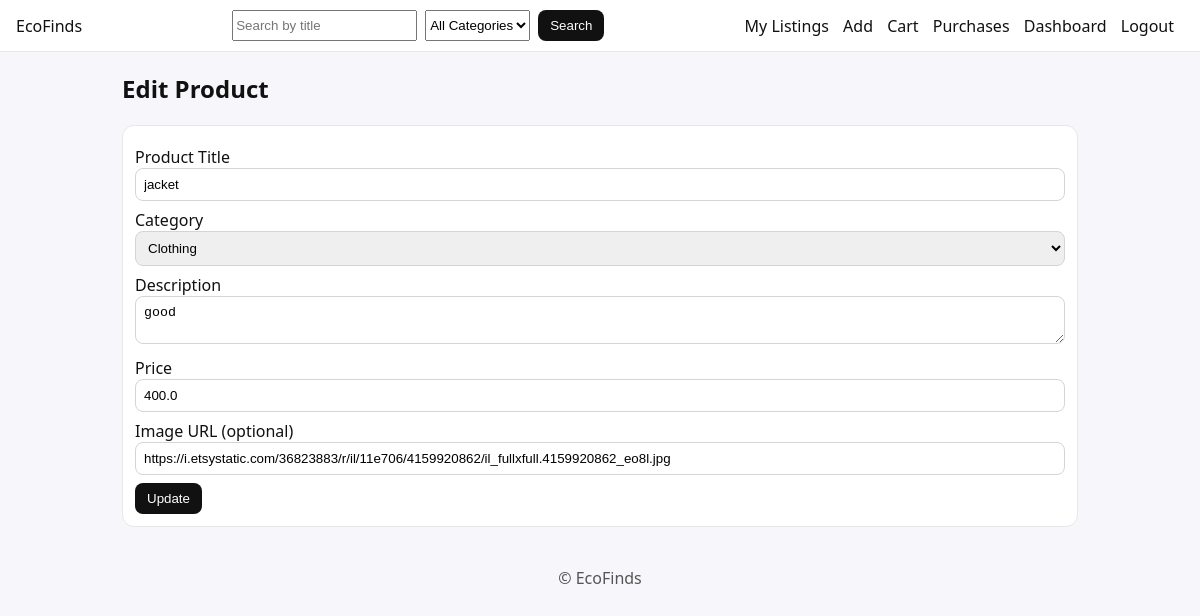
Screenshot of /listings/3/edit (signed in) with the database file from the repository.
### app.py (models this page shows)
class Product(db.Model):
    id = db.Column(db.Integer, primary_key=True)
    user_id = db.Column(db.Integer, db.ForeignKey('user.id'), nullable=False)
    title = db.Column(db.String(120), nullable=False)
    description = db.Column(db.Text, nullable=False)
    category = db.Column(db.String(50), nullable=False)
    price = db.Column(db.Float, nullable=False)
    image_url = db.Column(db.String(255), nullable=False, default="/static/img/placeholder.png")
    created_at = db.Column(db.DateTime, default=datetime.utcnow)

### app.py (the view, shortened to what this page needs)
@app.route('/listings/<int:pid>/edit', methods=['GET', 'POST'])
@login_required
def edit_product(pid):
    prod = Product.query.get_or_404(pid)
    if prod.user_id != session['user_id']:
        flash("Not authorized.")
        return redirect(url_for('my_listings'))
    return render_template('add_product.html', categories=CATEGORIES, prod=prod, editing=True)

### app.py (called while the page is built)
def login_required(f):
    @wraps(f)
    def wrapper(*args, **kwargs):
        if 'user_id' not in session:
            return redirect(url_for('login', next=request.path))
        return f(*args, **kwargs)
    return wrapper

### templates/add_product.html
{% extends "base.html" %}
{% block content %}
<h2>{{ 'Edit Product' if editing else 'Add New Product' }}</h2>
<form method="post" class="card form">
  <label>Product Title <input name="title" value="{{ prod.title if prod else '' }}" required></label>
  <label>Category
    <select name="category" required>
      {% for c in categories %}
        <option value="{{c}}" {% if prod and prod.category==c %}selected{% endif %}>{{c}}</option>
      {% endfor %}
    </select>
  </label>
  <label>Description <textarea name="description" required>{{ prod.description if prod else '' }}</textarea></label>
  <label>Price <input name="price" type="number" step="0.01" min="0" value="{{ prod.price if prod else '' }}" required></label>
  <label>Image URL (optional) <input name="image_url" value="{{ prod.image_url if prod else '' }}"></label>
  <button>{{ 'Update' if editing else 'Submit Listing' }}</button>
</form>
{% endblock %}

### templates/base.html (shortened to what this page needs)
<!doctype html>
<html lang="en">
<head>
  <link rel="stylesheet" href="/static/style.css"/>
</head>
<body>
<header class="nav">
  <a href="/">EcoFinds</a>
  <form action="/" method="get" class="search">
    <input name="q" value="{{ q or '' }}" placeholder="Search by title"/>
    <select name="category">
      <option value="">All Categories</option>
    </select>
    <button>Search</button>
  </form>
  <nav>
    {% if session.get('user_id') %}
      <a href="/listings/mine">My Listings</a>
      <a href="/listings/new">Add</a>
      <a href="/cart">Cart</a>
      <a href="/purchases">Purchases</a>
      <a href="/dashboard">Dashboard</a>
      <a href="/logout">Logout</a>
    {% else %}
      <a href="/login">Login</a>
      <a href="/register">Sign Up</a>
    {% endif %}
  </nav>
</header>
<main class="container">
  {% block content %}{% endblock %}
</main>
<footer class="foot">© EcoFinds</footer>
</body>
</html>

### static/style.css (style rules this page uses)
* { box-sizing:border-box }
body { font-family:system-ui,-apple-system,Segoe UI,Roboto,Arial,sans-serif;margin:0;background:#f7f7fb;color:#111 }
.nav { display:flex;gap:12px;align-items:center;justify-content:space-between;padding:10px 16px;background:#fff;border-bottom:1px solid #e5e7eb;position:sticky;top:0 }
.nav a { text-decoration:none;color:#111;margin-right:10px }
.search { display:flex;gap:8px }
.container { max-width:980px;margin:16px auto;padding:0 12px }
.card { background:#fff;border:1px solid #e5e7eb;border-radius:12px;padding:12px }
.form label { display:block;margin:8px 0 }
.form input,.form textarea,.form select { width:100%;padding:8px;border:1px solid #d1d5db;border-radius:8px }
.form button,.btn,button { padding:8px 12px;border:0;border-radius:8px;background:#111;color:#fff;cursor:pointer }
.foot { padding:24px;text-align:center;color:#555 }

### rows the page displays
Product: title "jacket", category "Clothing", description "good", price "400.0", image_url "https://i.etsystatic.com/36823883/r/il/11e706/4159920862/il_fullxfull.4159920862_eo8l.jpg"

### other values shown
{{ 'Edit Product' if editing else 'Add New Product' }} "Edit Product"
{{ 'Update' if editing else 'Submit Listing' }} "Update"
